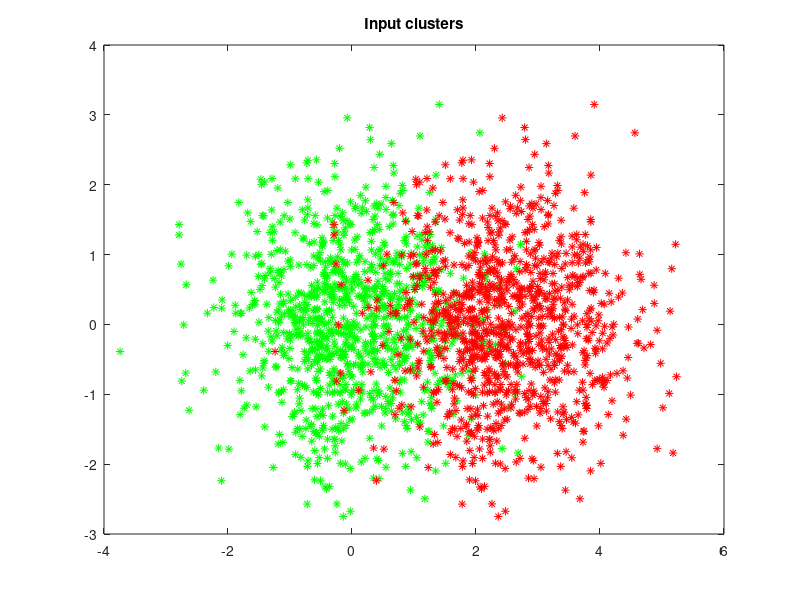

Here is the MATLAB script that generated this plot: (Note: this script raises an error after producing the figure.)
% Instructions to run:
% 1. Change the var value to change the Variance from 1 to any
% other value.
% 2. Change the net.layers{1}.transferFcn to either logsig or
% tansig or hardlim. This is the activation function.
% 3. Make sure to comment out the lines corresponding to other
% activation functions.
% 4. I took the target values as -1 and +1. So, to plot the
% confusion matrix, I changed -1s to zeros. 
clear; 
%% Data Generation
clc; var = 1;
mu1 = [0 0];       % Mean
sigma1 = [var 0; 0 var]; %Co-Variance vector
m1 = 1000;          % Number of data points.
mu2 = [2.5 0];
sigma2 = [var 0; 0 var];
m2 = 1000;

% Generate sample points with the specified means and covariance matrices.
rng(42);
R1 = chol(sigma1);
X1 = randn(m1, 2) * R1;
X1 = X1 + repmat(mu1, size(X1, 1), 1);

rng(42);
R2 = chol(sigma2);
X2 = randn(m2, 2) * R2;
X2 = X2 + repmat(mu2, size(X2, 1), 1);
X = [X1; X2];

figure(1);
% Display a scatter plot of the two distributions.
hold off;
plot(X1(:, 1), X1(:, 2), 'g*');
hold on;
plot(X2(:, 1), X2(:, 2), 'r*');
set(gcf,'color','white') % White background for the figure.
title('Input clusters');

% First, create a [10,000 x 2] matrix 'gridX' of coordinates representing
% the input values over the grid.
gridSize = 100;
u = linspace(-6, 6, gridSize);
[A, B] = meshgrid(u, u);
gridX = [A(:), B(:)];

x = transpose(X);
t = [zeros(1,1000)-1 ones(1,1000)];

%% Training Perceptron
net = perceptron;
net.layers{1}.transferFcn = 'hardlim';
net.performFcn = 'mse';
net = train(net,x,t);
%view(net)
y = net(x);
y(y<=0.5)=-1; y(y>0.5)=1; %For logsig
%y(y<=0) =-1; y(y>0) = 1; %For tansig and elliotsig
%y(y==0)=-1; %For hardlim
%% Training MLNN 
net1 = feedforwardnet;
net1.layers{1}.transferFcn = 'tansig';
net1.layers{2}.transferFcn = 'logsig';
net1 = train(net1,x,t);
%view(net1);
y1 = net1(x);
y1(y1<=0.5)=-1; y1(y1>0.5)=1;

%% Calculation of Training Accuracies
c = (y==t);
c1 = (y1==t);

train_acc = sum(c)/2000;
train_acc_1 = sum(c1)/2000;

%% Testing with Random data
clc;

rng(55);
X1_test = randn(m1, 2) * R1;
X1_test = X1_test + repmat(mu1, size(X1_test, 1), 1);

rng(55);
X2_test = randn(m2, 2) * R2;
X2_test = X2_test + repmat(mu2, size(X2_test, 1), 1);
x_test = transpose([X1_test; X2_test]);

y_test = net(x_test);
y_test(y_test<=0.5)=-1; y_test(y_test>0.5)=1; %For logsig
%y_test(y_test<=0.5)=-1; y_test(y_test>0.5)=1; %For tansig and elliotsig
%y_test(y_test==0)=-1; %For hardlim

y1_test = net1(x_test);
y1_test(y1_test<=0.5)=-1; y1_test(y1_test>0.5)=1;

c_test = (y_test == t);
c1_test = (y1_test == t);

test_acc = sum(c_test)/2000;
test_acc_1 = sum(c1_test)/2000;

%% Results
disp('Perceptron');
fprintf("Training accuracy - %f\n Test accuracy - %f\n",train_acc*100,test_acc*100);
disp('MLN');
fprintf("Training accuracy - %f\n Test accuracy - %f\n",train_acc_1*100,test_acc_1*100);
%%%%%%%% Confusion Matrices %%%%%%%%
t(t==-1) = 0; y(y==-1) = 0; y1(y1==-1)=0; y_test(y_test==-1)=0; y1_test(y1_test==-1)=0;
figure;
plotconfusion(t,y,'Perceptron Train',t,y1,'MLN Train');
figure;
plotconfusion(t,y_test,'Perceptron Test',t,y1_test,'MLN Test');
figure;
plotpv(x,t); plotpc(net.iw{1,1},net.b{1}); title('Perceptron Classification');